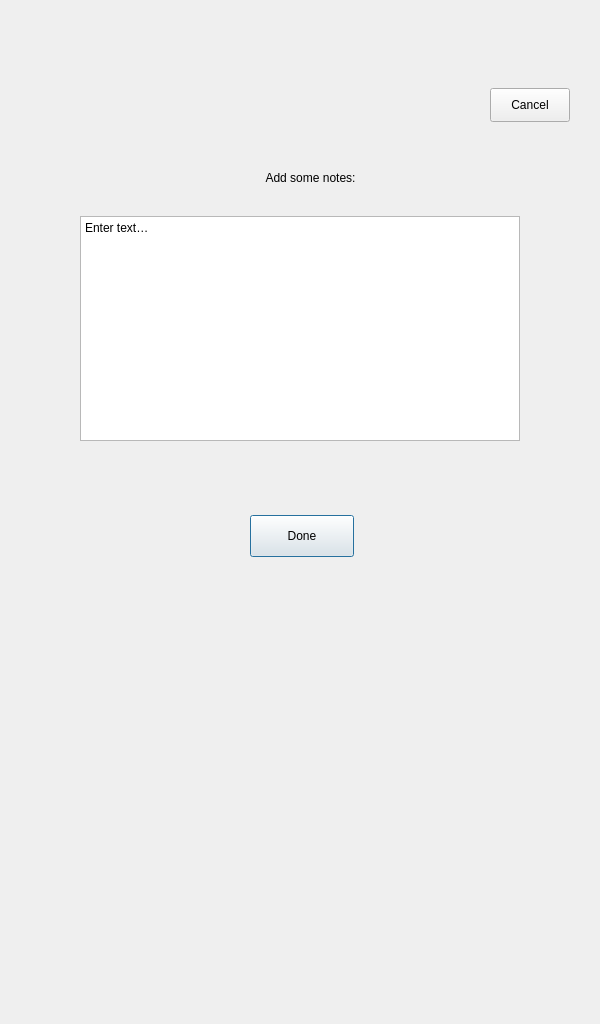
<?xml version="1.0" encoding="UTF-8"?>
<ui version="4.0">
 <class>EditNoteDialog</class>
 <widget class="QDialog" name="EditNoteDialog">
  <property name="windowModality">
   <enum>Qt::NonModal</enum>
  </property>
  <property name="geometry">
   <rect>
    <x>0</x>
    <y>0</y>
    <width>600</width>
    <height>1024</height>
   </rect>
  </property>
  <property name="minimumSize">
   <size>
    <width>600</width>
    <height>1024</height>
   </size>
  </property>
  <property name="maximumSize">
   <size>
    <width>600</width>
    <height>1024</height>
   </size>
  </property>
  <property name="windowTitle">
   <string>Add / Edit Note</string>
  </property>
  <property name="windowOpacity">
   <double>1.000000000000000</double>
  </property>
  <property name="styleSheet">
   <string notr="true"/>
  </property>
  <widget class="QLabel" name="lblAddNoteBg">
   <property name="geometry">
    <rect>
     <x>20</x>
     <y>130</y>
     <width>560</width>
     <height>775</height>
    </rect>
   </property>
   <property name="maximumSize">
    <size>
     <width>560</width>
     <height>775</height>
    </size>
   </property>
   <property name="styleSheet">
    <string notr="true"/>
   </property>
   <property name="text">
    <string/>
   </property>
   <property name="alignment">
    <set>Qt::AlignBottom|Qt::AlignHCenter</set>
   </property>
   <property name="indent">
    <number>0</number>
   </property>
  </widget>
  <widget class="QWidget" name="layoutWidget">
   <property name="geometry">
    <rect>
     <x>80</x>
     <y>140</y>
     <width>461</width>
     <height>301</height>
    </rect>
   </property>
   <layout class="QVBoxLayout" name="verticalLayout">
    <property name="spacing">
     <number>0</number>
    </property>
    <item>
     <widget class="QLabel" name="m_ptr_instructions_label">
      <property name="text">
       <string>Add some notes:</string>
      </property>
      <property name="alignment">
       <set>Qt::AlignCenter</set>
      </property>
     </widget>
    </item>
    <item>
     <widget class="QPlainTextEdit" name="m_ptr_note_text_edit_box">
      <property name="minimumSize">
       <size>
        <width>440</width>
        <height>220</height>
       </size>
      </property>
      <property name="maximumSize">
       <size>
        <width>440</width>
        <height>225</height>
       </size>
      </property>
      <property name="styleSheet">
       <string notr="true"/>
      </property>
      <property name="plainText">
       <string>Enter text…</string>
      </property>
     </widget>
    </item>
   </layout>
  </widget>
  <widget class="QPushButton" name="m_ptr_done_push_button">
   <property name="geometry">
    <rect>
     <x>250</x>
     <y>515</y>
     <width>104</width>
     <height>42</height>
    </rect>
   </property>
   <property name="text">
    <string>Done</string>
   </property>
  </widget>
  <widget class="QLabel" name="lblnoteTopBar">
   <property name="geometry">
    <rect>
     <x>20</x>
     <y>80</y>
     <width>560</width>
     <height>50</height>
    </rect>
   </property>
   <property name="minimumSize">
    <size>
     <width>560</width>
     <height>50</height>
    </size>
   </property>
   <property name="text">
    <string/>
   </property>
  </widget>
  <widget class="QPushButton" name="m_ptr_cancel_push_button">
   <property name="geometry">
    <rect>
     <x>490</x>
     <y>88</y>
     <width>80</width>
     <height>34</height>
    </rect>
   </property>
   <property name="minimumSize">
    <size>
     <width>80</width>
     <height>34</height>
    </size>
   </property>
   <property name="text">
    <string>Cancel</string>
   </property>
  </widget>
  <widget class="QLabel" name="lblnoteSeperator">
   <property name="geometry">
    <rect>
     <x>30</x>
     <y>500</y>
     <width>540</width>
     <height>1</height>
    </rect>
   </property>
   <property name="minimumSize">
    <size>
     <width>540</width>
     <height>1</height>
    </size>
   </property>
   <property name="maximumSize">
    <size>
     <width>540</width>
     <height>1</height>
    </size>
   </property>
   <property name="text">
    <string/>
   </property>
  </widget>
  <widget class="QLabel" name="m_ptr_keyboard_background_gradient">
   <property name="geometry">
    <rect>
     <x>20</x>
     <y>600</y>
     <width>560</width>
     <height>350</height>
    </rect>
   </property>
   <property name="styleSheet">
    <string notr="true"/>
   </property>
   <property name="text">
    <string/>
   </property>
  </widget>
  <widget class="QLabel" name="lblwindowBg">
   <property name="geometry">
    <rect>
     <x>0</x>
     <y>0</y>
     <width>600</width>
     <height>1024</height>
    </rect>
   </property>
   <property name="text">
    <string/>
   </property>
  </widget>
  <zorder>lblwindowBg</zorder>
  <zorder>lblAddNoteBg</zorder>
  <zorder>layoutWidget</zorder>
  <zorder>m_ptr_done_push_button</zorder>
  <zorder>lblnoteTopBar</zorder>
  <zorder>m_ptr_cancel_push_button</zorder>
  <zorder>lblnoteSeperator</zorder>
  <zorder>m_ptr_keyboard_background_gradient</zorder>
 </widget>
 <resources/>
 <connections/>
</ui>
